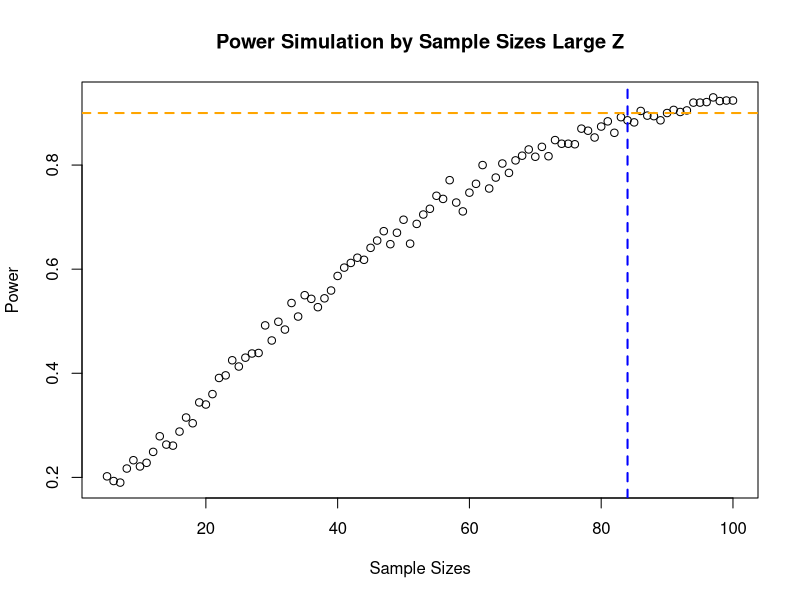
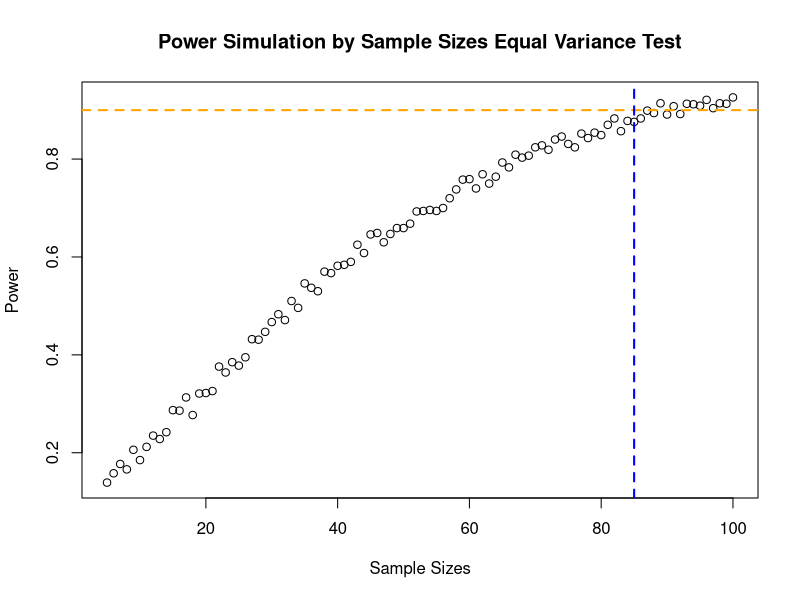
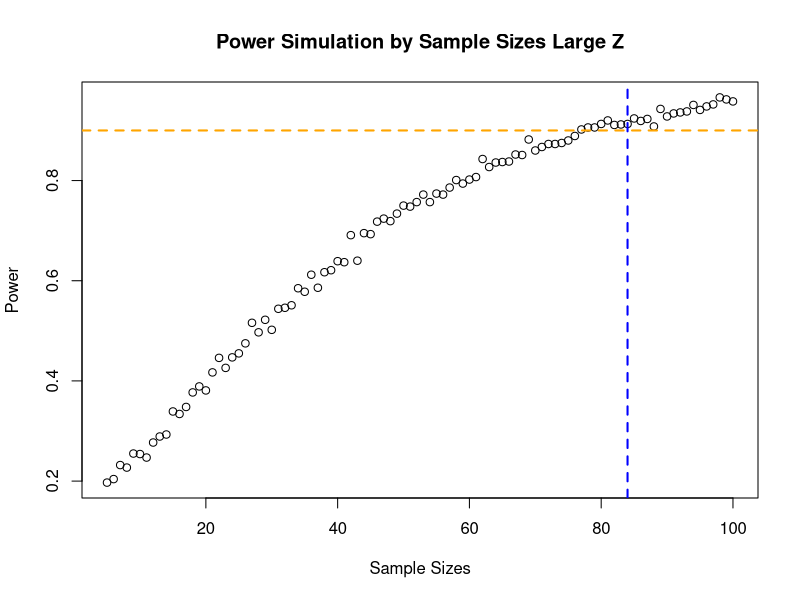
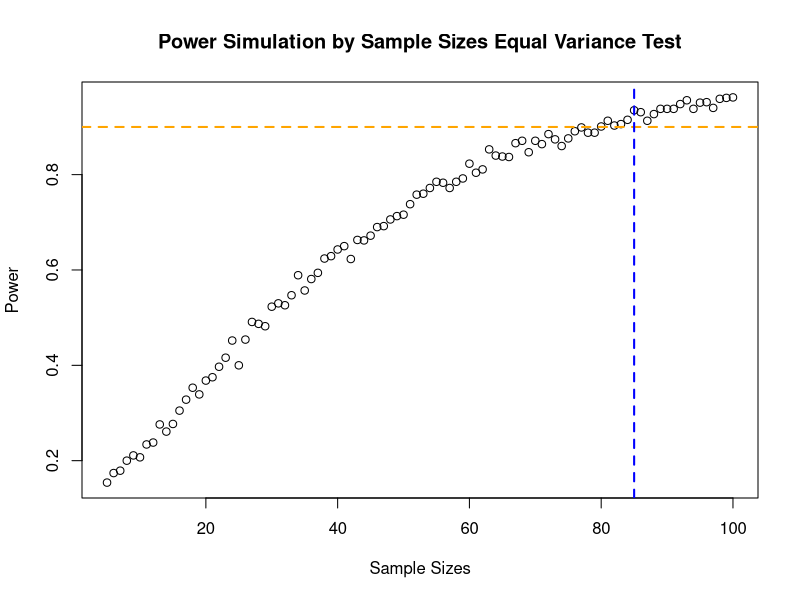
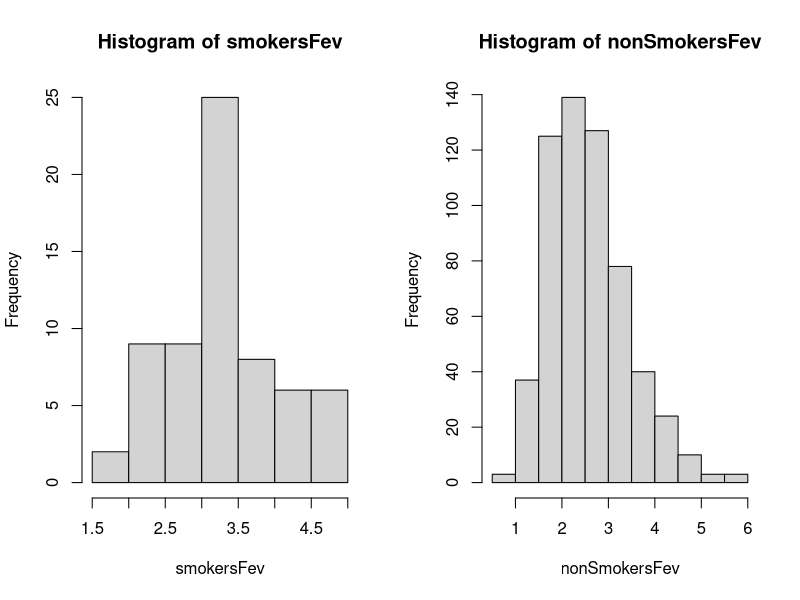
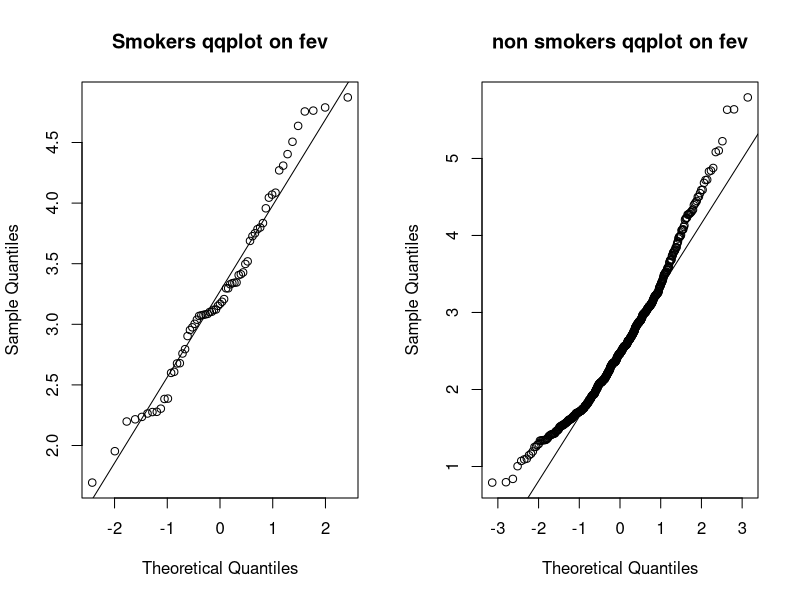
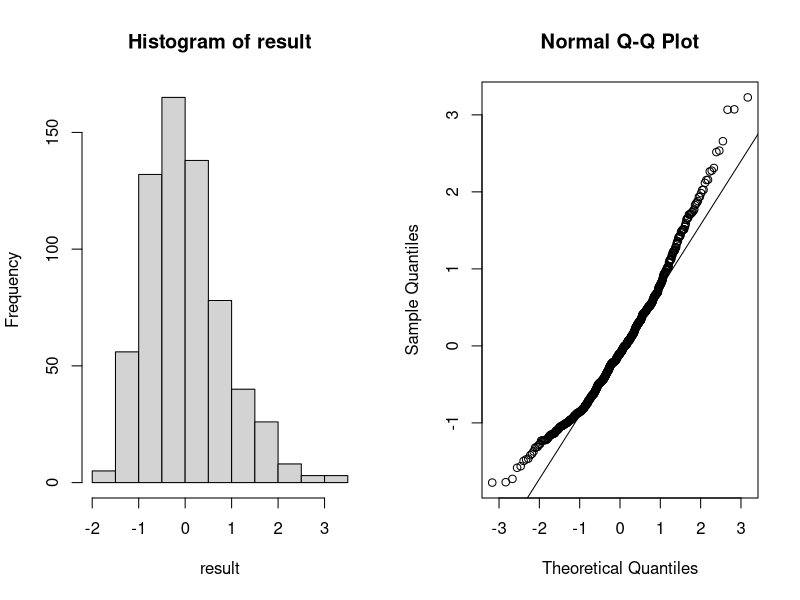
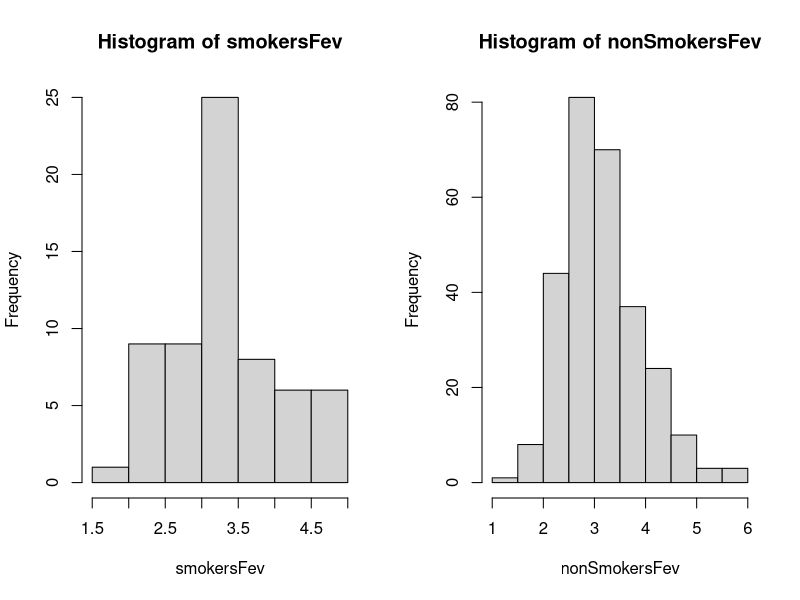

Generate these figures, in order, with R:
## ---- chunk 1
knitr::opts_chunk$set(echo = TRUE)
setwd("/home/bdvr/Documents/GitHub/Data557/week3/homework/")
## ---- chunk 2
processData = read.csv('process.csv')
lowtempvals = processData[processData$temp==50,]
hightempvals = processData[processData$temp==100,]

sd_diff_est_100_50 <- sqrt(var(hightempvals$output) + var(lowtempvals$output))
sd_diff_est_100_100 <- sqrt(var(hightempvals$output) + var(hightempvals$output))
print(paste("Standard Deviation of Difference with SD of Temp 120 as SD of Temp 50: ",
            sd_diff_est_100_50 , sep=""))
print(paste("Standard Deviation of Difference with SD of Temp 120 as SD of Temp 100: ", 
            sd_diff_est_100_100 , sep=""))
## ---- chunk 3
power_simulation <- function(n_list, sd_input) {
  N <- 1000
  power_list_z <- rep(NA, length(n_list))
  power_list_eq_var <- rep(NA, length(n_list))
  for (i in 1:length(n_list)) {
    sim_result <- replicate(N, {
      sim_data <- rnorm(n_list[i], mean=75, sd=sd_input)
      Z <- mean(sim_data)/(sd(sim_data)/sqrt(n_list[i]))
      abs(Z) > qnorm(0.975)
    })
    power_list_z[i] <- mean(sim_result)
  }
  for (i in 1:length(n_list)) {
    sim_result <- replicate(N, {
      sim_data <- rnorm(n_list[i], mean=75, sd=sd_input)
      Z <- mean(sim_data)/(sd(sim_data)/sqrt(n_list[i]))
      abs(Z) > qt(0.975, n_list[i]*2-2)
    })
    power_list_eq_var[i] <- mean(sim_result)
  }
  return(list(power_list_z=power_list_z, power_list_eq_var=power_list_eq_var))
}
set.seed(1272019)
n_list <- c(5:100)
results <- power_simulation(n_list, 219)
plot(n_list, results$power_list_z, ylab="Power", 
     xlab="Sample Sizes", main="Power Simulation by Sample Sizes Large Z")
abline(h=0.9, lty=2, col="orange", lwd=2)
abline(v=84, lty=2, col="blue", lwd=2)
plot(n_list, results$power_list_eq_var, ylab="Power", 
     xlab="Sample Sizes", main="Power Simulation by Sample Sizes Equal Variance Test")
abline(h=0.9, lty=2, col="orange", lwd=2)
abline(v=85, lty=2, col="blue", lwd=2)
results <- power_simulation(n_list, 204)
plot(n_list, results$power_list_z, ylab="Power", 
     xlab="Sample Sizes", main="Power Simulation by Sample Sizes Large Z")
abline(h=0.9, lty=2, col="orange", lwd=2)
abline(v=84, lty=2, col="blue", lwd=2)
plot(n_list, results$power_list_eq_var, ylab="Power", 
     xlab="Sample Sizes", main="Power Simulation by Sample Sizes Equal Variance Test")
abline(h=0.9, lty=2, col="orange", lwd=2)
abline(v=85, lty=2, col="blue", lwd=2)
## ---- chunk 4
fevData = read.csv('fev.csv')
smokers = fevData[fevData$smoke==1,]
nonSmokers = fevData[fevData$smoke==0,]
smokerSS = length(smokers[,1])
print(smokerSS)
nonSmokerSS = length(nonSmokers[,1])
print(nonSmokerSS)
par(mfrow = c(1,2))
smokersFev = smokers$fev
nonSmokersFev = nonSmokers$fev
hist(smokersFev)
hist(nonSmokersFev)
qqnorm(smokersFev,main = "Smokers qqplot on fev")
qqline(smokersFev)
qqnorm(nonSmokersFev, main = "non smokers qqplot on fev")
qqline(nonSmokersFev)
smokerVar = var(smokersFev)
smokerMean = mean(smokersFev)
print(smokerVar)
print(smokerMean)
nonSmokerVar = var(nonSmokersFev)
nonSmokerMean = mean(nonSmokersFev)
print(nonSmokerVar)
print(nonSmokerMean)
smokerResid = smokersFev - smokerMean
nonSmokerResid = nonSmokersFev - nonSmokerMean
result = append(smokerResid,nonSmokerResid)
hist(result)
qqnorm(result)
qqline(result)
## ---- chunk 5
numSimulations = 10000
zTestRes = 0
tTestRes = 0
wTestRes = 0
for( i in 1:numSimulations)
{
  generatedSampleSmokers = rnorm(smokerSS,mean=1.5,sd=sqrt(smokerVar))
  generatedSampleNonSmokers = rnorm(nonSmokerSS,mean=1.5,sd=sqrt(nonSmokerVar))
  smokersd = sd(generatedSampleSmokers)
  nonsmokersd = sd(generatedSampleNonSmokers)
  tms = mean(generatedSampleSmokers)
  tmns = mean(generatedSampleNonSmokers)
  se = sqrt((smokersd**2)/smokerSS + (nonsmokersd**2)/nonSmokerSS)
  zscore = abs(tms-tmns)/se
  if(zscore >1.96)
  {
    zTestRes = zTestRes+ 1
  }
  evTest = t.test(generatedSampleSmokers,generatedSampleNonSmokers,var.equal=T)
  nevTest = t.test(generatedSampleSmokers,generatedSampleNonSmokers,var.equal=F)
  if(evTest$p.value<0.05)
  {
    tTestRes = tTestRes + 1
  }
  if(nevTest$p.value<0.05)
  {
    wTestRes=wTestRes+1
  }
}
  print(zTestRes/numSimulations)
  print(tTestRes/numSimulations)
  print(wTestRes/numSimulations)

## ---- chunk 6
smokeVnonSmokeTT =t.test(smokersFev,nonSmokersFev,var.equal=F)

print((smokeVnonSmokeTT))
## ---- chunk 7
fevData = read.csv('fev.csv')
altFevData = fevData[fevData$age>=10,]
smokers = altFevData[altFevData$smoke==1,]
nonSmokers = altFevData[altFevData$smoke==0,]
print(length(smokers[,1]))
print(length(nonSmokers[,1]))
par(mfrow = c(1,2))
smokersFev = smokers$fev
nonSmokersFev = nonSmokers$fev
hist(smokersFev)
hist(nonSmokersFev)
qqnorm(smokersFev,main = "Smokers qqplot on fev")
qqline(smokersFev)
qqnorm(nonSmokersFev, main = "non smokers qqplot on fev")
qqline(nonSmokersFev)
print(var(smokersFev))
print(var(nonSmokersFev))
smokerResid = smokersFev - smokerMean
nonSmokerResid = nonSmokersFev - nonSmokerMean
result = append(smokerResid,nonSmokerResid)
hist(result)
qqnorm(result)
qqline(result)
## ---- chunk 8
smokeVnonSmokeTT =t.test(smokersFev,nonSmokersFev,var.equal=F)

print((smokeVnonSmokeTT))
